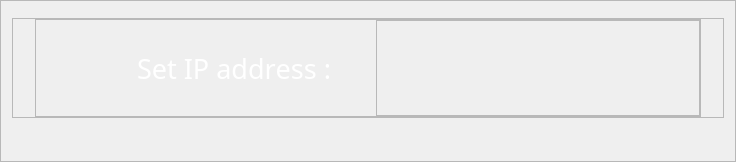
              <widget class="QFrame" name="frame_22">
               <property name="sizePolicy">
                <sizepolicy hsizetype="Expanding" vsizetype="Expanding">
                 <horstretch>16</horstretch>
                 <verstretch>4</verstretch>
                </sizepolicy>
               </property>
               <property name="minimumSize">
                <size>
                 <width>0</width>
                 <height>152</height>
                </size>
               </property>
               <property name="frameShape">
                <enum>QFrame::StyledPanel</enum>
               </property>
               <property name="frameShadow">
                <enum>QFrame::Raised</enum>
               </property>
               <layout class="QHBoxLayout" name="horizontalLayout_26">
                <property name="topMargin">
                 <number>17</number>
                </property>
                <property name="bottomMargin">
                 <number>43</number>
                </property>
                <item>
                 <widget class="QFrame" name="frame_26">
                  <property name="sizePolicy">
                   <sizepolicy hsizetype="Expanding" vsizetype="Expanding">
                    <horstretch>1</horstretch>
                    <verstretch>1</verstretch>
                   </sizepolicy>
                  </property>
                  <property name="minimumSize">
                   <size>
                    <width>692</width>
                    <height>92</height>
                   </size>
                  </property>
                  <property name="maximumSize">
                   <size>
                    <width>16777215</width>
                    <height>100</height>
                   </size>
                  </property>
                  <property name="styleSheet">
                   <string notr="true">#frame_26{
	
	border-image: url(:/images/phptps/frame 1-01.svg);

}</string>
                  </property>
                  <property name="frameShape">
                   <enum>QFrame::StyledPanel</enum>
                  </property>
                  <property name="frameShadow">
                   <enum>QFrame::Raised</enum>
                  </property>
                  <layout class="QHBoxLayout" name="horizontalLayout_23">
                   <property name="leftMargin">
                    <number>22</number>
                   </property>
                   <property name="topMargin">
                    <number>0</number>
                   </property>
                   <property name="rightMargin">
                    <number>22</number>
                   </property>
                   <property name="bottomMargin">
                    <number>0</number>
                   </property>
                   <item>
                    <widget class="QFrame" name="frame_65">
                     <property name="sizePolicy">
                      <sizepolicy hsizetype="Expanding" vsizetype="Expanding">
                       <horstretch>1</horstretch>
                       <verstretch>1</verstretch>
                      </sizepolicy>
                     </property>
                     <property name="minimumSize">
                      <size>
                       <width>195</width>
                       <height>92</height>
                      </size>
                     </property>
                     <property name="maximumSize">
                      <size>
                       <width>16777215</width>
                       <height>120</height>
                      </size>
                     </property>
                     <property name="styleSheet">
                      <string notr="true">#frame_59{
	border:none;
	background-color: none;

}</string>
                     </property>
                     <property name="frameShape">
                      <enum>QFrame::StyledPanel</enum>
                     </property>
                     <property name="frameShadow">
                      <enum>QFrame::Raised</enum>
                     </property>
                     <layout class="QHBoxLayout" name="horizontalLayout_24">
                      <property name="leftMargin">
                       <number>0</number>
                      </property>
                      <property name="topMargin">
                       <number>0</number>
                      </property>
                      <property name="rightMargin">
                       <number>0</number>
                      </property>
                      <property name="bottomMargin">
                       <number>0</number>
                      </property>
                      <item>
                       <widget class="QLabel" name="temp_image_down_26">
                        <property name="sizePolicy">
                         <sizepolicy hsizetype="Expanding" vsizetype="Expanding">
                          <horstretch>2</horstretch>
                          <verstretch>2</verstretch>
                         </sizepolicy>
                        </property>
                        <property name="minimumSize">
                         <size>
                          <width>95</width>
                          <height>79</height>
                         </size>
                        </property>
                        <property name="maximumSize">
                         <size>
                          <width>16777215</width>
                          <height>79</height>
                         </size>
                        </property>
                        <property name="styleSheet">
                         <string notr="true">
image: url(:/images/phptps/iconsetting-09.svg);</string>
                        </property>
                        <property name="text">
                         <string/>
                        </property>
                       </widget>
                      </item>
                      <item alignment="Qt::AlignHCenter">
                       <widget class="QLabel" name="curent_temp_label_24">
                        <property name="sizePolicy">
                         <sizepolicy hsizetype="Expanding" vsizetype="Expanding">
                          <horstretch>8</horstretch>
                          <verstretch>8</verstretch>
                         </sizepolicy>
                        </property>
                        <property name="minimumSize">
                         <size>
                          <width>233</width>
                          <height>90</height>
                         </size>
                        </property>
                        <property name="font">
                         <font>
                          <family>Bahnschrift SemiLight SemiConde</family>
                          <pointsize>20</pointsize>
                          <weight>50</weight>
                          <italic>false</italic>
                          <bold>false</bold>
                          <underline>false</underline>
                          <strikeout>false</strikeout>
                          <kerning>false</kerning>
                         </font>
                        </property>
                        <property name="styleSheet">
                         <string notr="true">
	
		color: white;
	
</string>
                        </property>
                        <property name="text">
                         <string>Set IP address :</string>
                        </property>
                       </widget>
                      </item>
                      <item>
                       <widget class="QFrame" name="frame_27">
                        <property name="sizePolicy">
                         <sizepolicy hsizetype="Expanding" vsizetype="Expanding">
                          <horstretch>0</horstretch>
                          <verstretch>0</verstretch>
                         </sizepolicy>
                        </property>
                        <property name="minimumSize">
                         <size>
                          <width>148</width>
                          <height>0</height>
                         </size>
                        </property>
                        <property name="inputMethodHints">
                         <set>Qt::ImhFormattedNumbersOnly</set>
                        </property>
                        <property name="frameShape">
                         <enum>QFrame::StyledPanel</enum>
                        </property>
                        <property name="frameShadow">
                         <enum>QFrame::Raised</enum>
                        </property>
                        <layout class="QHBoxLayout" name="horizontalLayout_25">
                         <property name="topMargin">
                          <number>30</number>
                         </property>
                         <property name="rightMargin">
                          <number>21</number>
                         </property>
                         <item>
                          <widget class="QTextEdit" name="textEdit_9">
                           <property name="minimumSize">
                            <size>
                             <width>292</width>
                             <height>0</height>
                            </size>
                           </property>
                           <property name="font">
                            <font>
                             <pointsize>21</pointsize>
                            </font>
                           </property>
                           <property name="styleSheet">
                            <string notr="true">background-color: transparent;
border:none;
color: rgb(255, 255, 255);</string>
                           </property>
                           <property name="verticalScrollBarPolicy">
                            <enum>Qt::ScrollBarAlwaysOff</enum>
                           </property>
                           <property name="horizontalScrollBarPolicy">
                            <enum>Qt::ScrollBarAlwaysOff</enum>
                           </property>
                           <property name="tabChangesFocus">
                            <bool>false</bool>
                           </property>
                           <property name="lineWrapMode">
                            <enum>QTextEdit::NoWrap</enum>
                           </property>
                           <property name="lineWrapColumnOrWidth">
                            <number>2</number>
                           </property>
                           <property name="acceptRichText">
                            <bool>true</bool>
                           </property>
                           <property name="cursorWidth">
                            <number>2</number>
                           </property>
                          </widget>
                         </item>
                        </layout>
                       </widget>
                      </item>
                     </layout>
                    </widget>
                   </item>
                  </layout>
                 </widget>
                </item>
               </layout>
              </widget>
